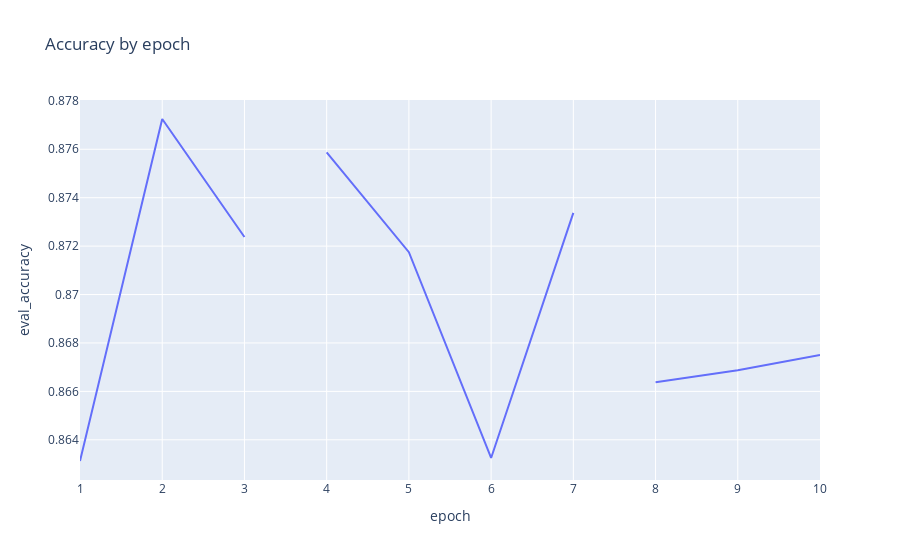

Notebook code for this chart:
### Code cell
fig = px.line(df_results, x="epoch", y="eval_accuracy", title="Accuracy by epoch")
fig.show()

### Figure 1 — Plotly figure (JSON) as saved in the notebook; plotly's stock layout.template omitted (floating-point values rounded to 4 significant figures)
{"data": [{"hovertemplate": "epoch=%{x}<br>eval_accuracy=%{y}<extra></extra>", "legendgroup": "", "line": {"color": "#636efa", "dash": "solid"}, "marker": {"symbol": "circle"}, "mode": "lines", "name": "", "orientation": "v", "showlegend": false, "type": "scatter", "x": [1, 2, 3, 4, 4, 5, 6, 7, 8, 8, 9, 10, 10], "xaxis": "x", "y": [0.8631, 0.8772, 0.8724, null, 0.8759, 0.8718, 0.8632, 0.8734, null, 0.8664, 0.8669, 0.8675, null], "yaxis": "y"}], "layout": {"legend": {"tracegroupgap": 0}, "title": {"text": "Accuracy by epoch"}, "xaxis": {"anchor": "y", "domain": [0, 1], "title": {"text": "epoch"}}, "yaxis": {"anchor": "x", "domain": [0, 1], "title": {"text": "eval_accuracy"}}}}
